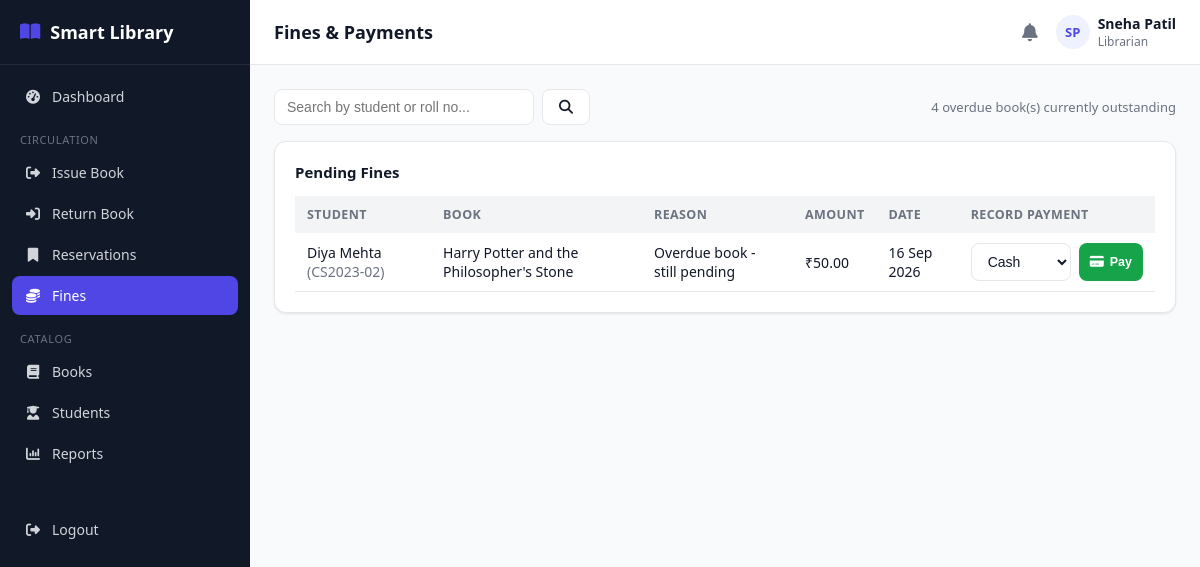
Page /librarian/fines.php (signed in) on the committed database.
### tables this page shows
CREATE TABLE fines (
    id INT AUTO_INCREMENT PRIMARY KEY,
    student_id INT NOT NULL,
    issue_id INT DEFAULT NULL,
    amount DECIMAL(10,2) NOT NULL DEFAULT 0.00,
    reason VARCHAR(255) DEFAULT 'Late return',
    status ENUM('pending','paid','waived') NOT NULL DEFAULT 'pending',
    created_at TIMESTAMP DEFAULT CURRENT_TIMESTAMP,
    FOREIGN KEY (student_id) REFERENCES students(id) ON DELETE CASCADE,
    FOREIGN KEY (issue_id) REFERENCES book_issues(id) ON DELETE SET NULL
);

CREATE TABLE users (
    id INT AUTO_INCREMENT PRIMARY KEY,
    name VARCHAR(120) NOT NULL,
    email VARCHAR(150) NOT NULL UNIQUE,
    password VARCHAR(255) NOT NULL,
    role ENUM('admin','librarian','student') NOT NULL,
    phone VARCHAR(20) DEFAULT NULL,
    photo VARCHAR(255) DEFAULT NULL,
    status ENUM('active','inactive') NOT NULL DEFAULT 'active',
    reset_token VARCHAR(255) DEFAULT NULL,
    reset_expires DATETIME DEFAULT NULL,
    created_at TIMESTAMP DEFAULT CURRENT_TIMESTAMP,
    updated_at TIMESTAMP DEFAULT CURRENT_TIMESTAMP ON UPDATE CURRENT_TIMESTAMP
);

CREATE TABLE students (
    id INT AUTO_INCREMENT PRIMARY KEY,
    user_id INT NOT NULL,
    roll_number VARCHAR(40) NOT NULL UNIQUE,
    course VARCHAR(100) DEFAULT NULL,
    department VARCHAR(100) DEFAULT NULL,
    year VARCHAR(20) DEFAULT NULL,
    division VARCHAR(20) DEFAULT NULL,
    address VARCHAR(255) DEFAULT NULL,
    registration_date DATE NOT NULL,
    max_books INT NOT NULL DEFAULT 3,
    created_at TIMESTAMP DEFAULT CURRENT_TIMESTAMP,
    updated_at TIMESTAMP DEFAULT CURRENT_TIMESTAMP ON UPDATE CURRENT_TIMESTAMP,
    FOREIGN KEY (user_id) REFERENCES users(id) ON DELETE CASCADE
);

CREATE TABLE books (
    id INT AUTO_INCREMENT PRIMARY KEY,
    isbn VARCHAR(30) NOT NULL UNIQUE,
    title VARCHAR(200) NOT NULL,
    author_id INT DEFAULT NULL,
    category_id INT DEFAULT NULL,
    publisher_id INT DEFAULT NULL,
    publication_year YEAR DEFAULT NULL,
    edition VARCHAR(30) DEFAULT NULL,
    language VARCHAR(40) DEFAULT 'English',
    pages INT DEFAULT NULL,
    price DECIMAL(10,2) DEFAULT 0.00,
    shelf_number VARCHAR(30) DEFAULT NULL,
    total_copies INT NOT NULL DEFAULT 1,
    available_copies INT NOT NULL DEFAULT 1,
    description TEXT DEFAULT NULL,
    image VARCHAR(255) DEFAULT NULL,
    status ENUM('active','inactive') NOT NULL DEFAULT 'active',
    created_at TIMESTAMP DEFAULT CURRENT_TIMESTAMP,
    updated_at TIMESTAMP DEFAULT CURRENT_TIMESTAMP ON UPDATE CURRENT_TIMESTAMP,
    FOREIGN KEY (author_id) REFERENCES authors(id) ON DELETE SET NULL,
    FOREIGN KEY (category_id) REFERENCES categories(id) ON DELETE SET NULL,
    FOREIGN KEY (publisher_id) REFERENCES publishers(id) ON DELETE SET NULL,
    INDEX idx_title (title),
    INDEX idx_isbn (isbn)
);

### includes/functions.php (called while the page is built, shortened)
<?php
function e($value) {
    return htmlspecialchars($value ?? '', ENT_QUOTES, 'UTF-8');
}
function fmtDate($date) {
    return date('d M Y', strtotime($date));
}

### librarian/fines.php (the view, shortened to what this page needs)
<?php
require_once __DIR__ . '/../includes/functions.php';
require_once __DIR__ . '/../includes/auth-check.php';
$search = trim($_GET['q'] ?? '');
$where = "WHERE f.status='pending'";
$params = [];
$stmt = $pdo->prepare("
    SELECT f.*, u.name student_name, s.roll_number, b.title
    FROM fines f
    JOIN students s ON s.id = f.student_id
    JOIN users u ON u.id = s.user_id
    LEFT JOIN book_issues bi ON bi.id = f.issue_id
    LEFT JOIN books b ON b.id = bi.book_id
    $where ORDER BY f.id DESC");
$stmt->execute($params);
$fines = $stmt->fetchAll();
$overdue = $pdo->query("SELECT COUNT(*) FROM book_issues WHERE status='issued' AND due_date < CURDATE()")->fetchColumn();
include __DIR__ . '/../includes/header.php';
?>
<div class="table-toolbar">
    <form method="GET" class="flex gap-2">
        <input type="text" name="q" class="form-control" style="width:260px;" placeholder="Search by student or roll no..." value="<?= e($search) ?>">
        <button class="btn btn-outline" type="submit"><i class="fa-solid fa-magnifying-glass"></i></button>
    </form>
    <div class="text-muted" style="font-size:13px;"><?= (int)$overdue ?> overdue book(s) currently outstanding</div>
</div>
<div class="card">
    <h3>Pending Fines</h3>
    <?php if (!$fines): ?>
        <div class="empty-state"><i class="fa-solid fa-coins"></i>No pending fines.</div>
    <?php else: ?>
    <div class="table-wrap">
        <table class="data-table">
            <thead><tr><th>Student</th><th>Book</th><th>Reason</th><th>Amount</th><th>Date</th><th>Record Payment</th></tr></thead>
            <tbody>
            <?php foreach ($fines as $f): ?>
                <tr>
                    <td><?= e($f['student_name']) ?> <span class="text-muted">(<?= e($f['roll_number']) ?>)</span></td>
                    <td><?= e($f['title'] ?? '—') ?></td>
                    <td><?= e($f['reason']) ?></td>
                    <td>&#8377;<?= number_format($f['amount'], 2) ?></td>
                    <td><?= fmtDate($f['created_at']) ?></td>
                    <td>
                        <form method="POST" class="flex gap-2">
                            <select name="method" class="form-control btn-sm" style="width:100px;">
                                <option value="cash">Cash</option><option value="card">Card</option><option value="online">Online</option>
                            </select>
                            <button class="btn btn-sm btn-success" type="submit"><i class="fa-solid fa-credit-card"></i> Pay</button>
                        </form>
                    </td>
                </tr>
            <?php endforeach; ?>
            </tbody>
        </table>
    </div>
    <?php endif; ?>
</div>
<?php include __DIR__ . '/../includes/footer.php'; ?>

### assets/css/style.css (style rules this page uses)
:root { --primary: #4f46e5; --primary-dark: #4338ca; --primary-light: #eef2ff; --success: #16a34a; --success-light: #dcfce7; --warning: #ca8a04; --warning-light: #fef9c3; --danger: #dc2626; --danger-light: #fee2e2; --gray: #6b7280; --gray-light: #f3f4f6; --border: #e5e7eb; --text: #111827; --text-muted: #6b7280; --bg: #f9fafb; --white: #ffffff; --sidebar-w: 250px; --radius: 12px; --shadow: 0 1px 3px rgba(0,0,0,0.06), 0 1px 2px rgba(0,0,0,0.04); }
* { box-sizing: border-box; }
body { margin: 0; font-family: 'Segoe UI', system-ui, -apple-system, Roboto, sans-serif; background: var(--bg); color: var(--text); font-size: 15px; }
.card { background: var(--white); border: 1px solid var(--border); border-radius: var(--radius); box-shadow: var(--shadow); padding: 20px; }
.card h3 { margin: 0 0 14px; font-size: 15px; font-weight: 700; }
.btn { display: inline-flex; align-items: center; gap: 6px; padding: 9px 16px; border-radius: 8px; border: 1px solid transparent; font-size: 14px; font-weight: 600; cursor: pointer; text-decoration: none; }
.btn-outline { background: #fff; border-color: var(--border); color: var(--text); }
.btn-success { background: var(--success); color: #fff; }
.btn-sm { padding: 5px 10px; font-size: 12.5px; }
.form-control { width: 100%; padding: 9px 12px; border: 1px solid var(--border); border-radius: 8px; font-size: 14px; background: #fff; color: var(--text); }
.table-wrap { overflow-x: auto; }
table.data-table { width: 100%; border-collapse: collapse; font-size: 14px; }
.data-table th { text-align: left; padding: 10px 12px; background: var(--gray-light); font-weight: 700; font-size: 12.5px; text-transform: uppercase; letter-spacing: 0.03em; color: var(--text-muted); white-space: nowrap; }
.data-table td { padding: 10px 12px; border-bottom: 1px solid var(--border); vertical-align: middle; }
.table-toolbar { display: flex; justify-content: space-between; align-items: center; margin-bottom: 16px; gap: 12px; flex-wrap: wrap; }
.text-muted { color: var(--text-muted); }
.flex { display: flex; }
.gap-2 { gap: 8px; }

### rows in the picture
fines: users.name "Diya Mehta", student.roll_number "CS2023-02", books.title "Harry Potter and the Philosopher's Stone", reason "Overdue book - still pending", amount "50.00", created_at "16 Sep 2026"

### other values in the picture
$label "Dashboard"
$item['_section'] "CIRCULATION"
$label "Issue Book"
$label "Return Book"
$label "Reservations"
$label "Fines"
$item['_section'] "CATALOG"
$label "Books"
$label "Students"
$label "Reports"
$pageTitle "Fines & Payments"
$initials "SP"
$_SESSION['name'] "Sneha Patil"
$_SESSION['role'] "Librarian"
$overdue "4"
